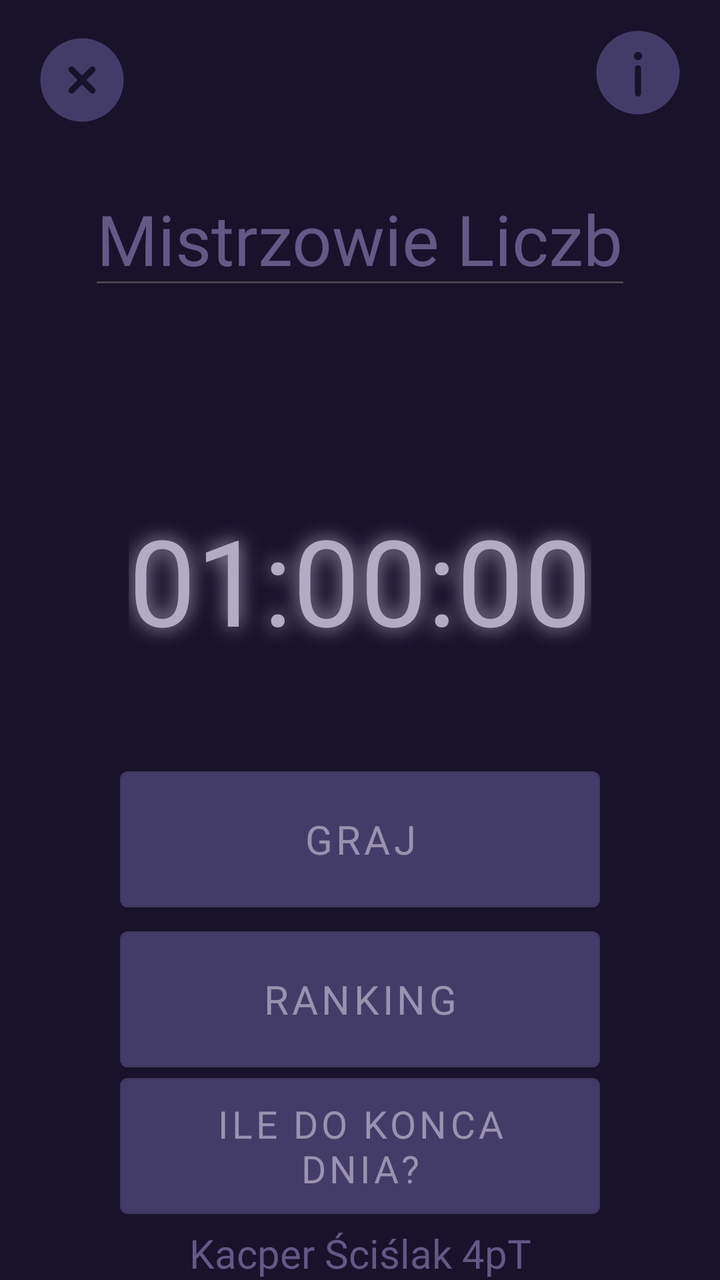
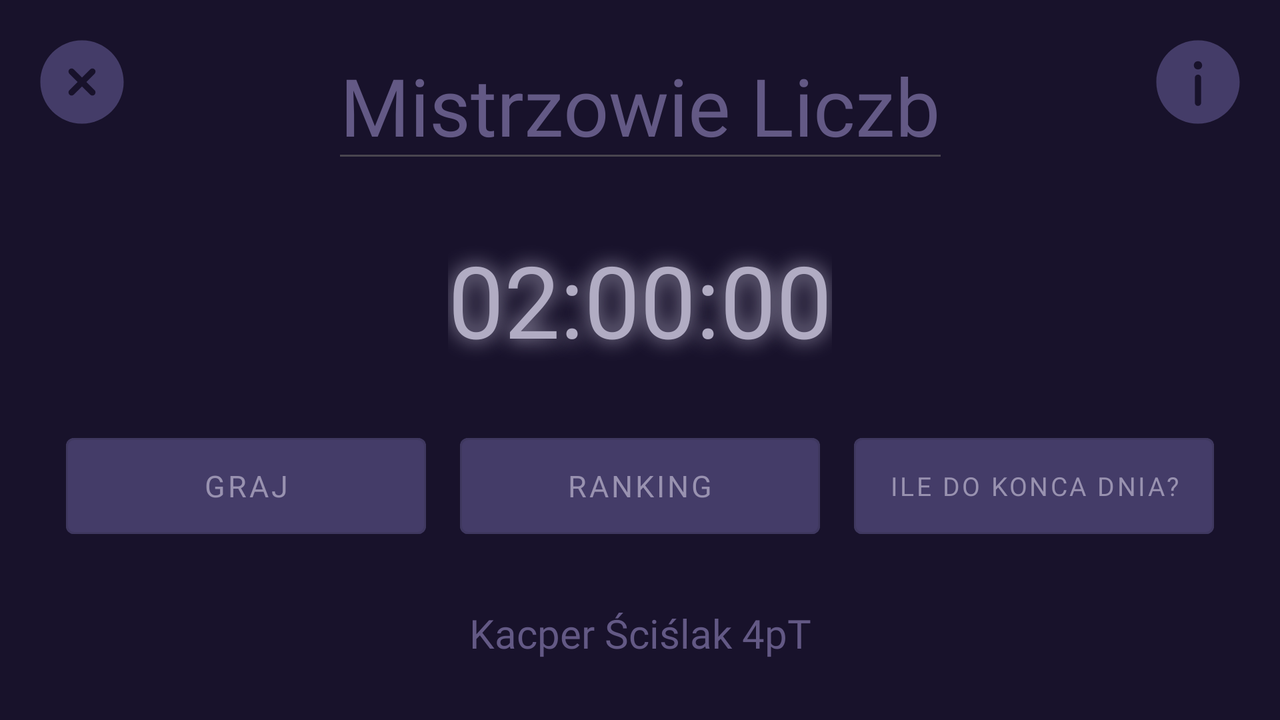

An Android layout and its configuration variant, each rendered on a device that would load it. The default file and the variant file are quoted in full after the pictures.
<!-- AndroidManifest.xml: application theme Theme.Projektgramatematyczna -->
<!-- res/layout/activity_main.xml -->
<?xml version="1.0" encoding="utf-8"?>
<androidx.constraintlayout.widget.ConstraintLayout xmlns:android="http://schemas.android.com/apk/res/android"
    xmlns:app="http://schemas.android.com/apk/res-auto"
    xmlns:tools="http://schemas.android.com/tools"
    android:id="@+id/main"
    android:layout_width="match_parent"
    android:layout_height="match_parent"
    android:background="@color/czwarty_z_palety"
    tools:context=".MainActivity" >


    <ImageButton
        android:id="@+id/zamknij_apke"
        android:layout_width="50dp"
        android:layout_height="50dp"
        android:layout_marginStart="16dp"
        android:layout_marginTop="15dp"
        android:layout_marginBottom="165dp"
        android:pointerIcon="hand"
        android:background="@color/czwarty_z_palety"
        app:layout_constraintBottom_toBottomOf="parent"
        app:layout_constraintEnd_toEndOf="parent"
        app:layout_constraintHorizontal_bias="0.0"
        app:layout_constraintStart_toStartOf="parent"
        app:layout_constraintTop_toTopOf="parent"
        app:layout_constraintVertical_bias="0.0"
        app:tint="@color/drugi_z_palety"
        app:srcCompat="@drawable/zamknij_apke" />

    <ImageButton
        android:id="@+id/info_gra"
        android:layout_width="50dp"
        android:layout_height="50dp"
        android:layout_marginEnd="16dp"
        android:pointerIcon="hand"
        android:background="@color/czwarty_z_palety"
        app:layout_constraintBottom_toBottomOf="parent"
        app:layout_constraintEnd_toEndOf="parent"
        app:layout_constraintHorizontal_bias="1.0"
        app:layout_constraintStart_toEndOf="@+id/zamknij_apke"
        app:layout_constraintTop_toTopOf="parent"
        app:layout_constraintVertical_bias="0.019"
        app:srcCompat="@drawable/info_o_grze"
        app:tint="@color/drugi_z_palety" />

    <TextView
        android:id="@+id/textView2"
        android:layout_width="wrap_content"
        android:layout_height="wrap_content"
        android:text="Mistrzowie Liczb"
        android:layout_marginTop="20dp"
        android:textSize="35dp"
        android:fontFamily="@font/nexium_regular"
        android:textColor="@color/pierwszy_z_palety"
        app:layout_constraintEnd_toStartOf="@id/guideline3"
        app:layout_constraintStart_toStartOf="@id/guideline"
        app:layout_constraintTop_toBottomOf="@id/guideline2"
        app:layout_constraintWidth_percent="50"
        style="@style/Widget.AppCompat.Light.AutoCompleteTextView"/>

    <androidx.constraintlayout.widget.Guideline
        android:id="@+id/guideline"
        android:layout_width="wrap_content"
        android:layout_height="wrap_content"
        android:orientation="vertical"
        app:layout_constraintGuide_begin="16dp"/>

    <androidx.constraintlayout.widget.Guideline
        android:id="@+id/guideline2"
        android:layout_width="wrap_content"
        android:layout_height="wrap_content"
        android:orientation="horizontal"
        app:layout_constraintGuide_begin="66dp" />

    <androidx.constraintlayout.widget.Guideline
        android:id="@+id/guideline3"
        android:layout_width="wrap_content"
        android:layout_height="wrap_content"
        android:orientation="vertical"
        app:layout_constraintGuide_end="16dp" />

    <TextClock
        android:id="@+id/textViewCzas"
        android:layout_width="wrap_content"
        android:layout_height="wrap_content"
        android:textSize="60sp"
        android:text=""
        android:fontFamily="@font/digital_7_mono"
        android:format12Hour="HH:mm:ss"
        android:format24Hour="HH:mm:ss"
        android:timeZone="GMT+1"
        android:textColor="@color/kolor_napisow"
        android:shadowColor="@color/kolor_napisow"
        android:shadowDx="0"
        android:shadowDy="0"
        android:shadowRadius="25"
        android:layout_marginTop="100dp"
        app:layout_constraintTop_toBottomOf="@id/textView2"
        app:layout_constraintStart_toStartOf="@id/guideline"
        app:layout_constraintEnd_toEndOf="@id/guideline3"
        app:layout_constraintBottom_toTopOf="@id/przycisk_graj"/>

    <Button
        style="@style/Widget.MaterialComponents.Button.OutlinedButton"
        android:id="@+id/przycisk_graj"
        android:layout_width="240dp"
        android:layout_height="80dp"
        android:text="GRAJ"
        android:textSize="20dp"
        android:layout_marginTop="50dp"
        android:pointerIcon="hand"
        android:textColor="@color/tekst_przyciskow_glowna"
        android:backgroundTint="@color/drugi_z_palety"
        android:fontFamily="@font/corva_round"
        app:layout_constraintEnd_toStartOf="@+id/guideline3"
        app:layout_constraintStart_toStartOf="@+id/guideline"
        app:layout_constraintTop_toBottomOf="@+id/textViewCzas"
        app:layout_constraintBottom_toTopOf="@id/przycisk_ranking"/>

    <Button
        android:id="@+id/przycisk_ranking"
        style="@style/Widget.MaterialComponents.Button.OutlinedButton"
        android:layout_width="240dp"
        android:layout_height="80dp"
        android:backgroundTint="@color/drugi_z_palety"
        android:fontFamily="@font/corva_round"
        android:pointerIcon="hand"
        android:text="RANKING"
        android:textColor="@color/tekst_przyciskow_glowna"
        android:textSize="20dp"
        app:layout_constraintEnd_toStartOf="@+id/guideline3"
        app:layout_constraintStart_toStartOf="@+id/guideline"
        app:layout_constraintTop_toBottomOf="@+id/przycisk_graj"
        app:layout_constraintBottom_toTopOf="@id/przycisk_ileDoKonca"/>
    <Button
        android:id="@+id/przycisk_ileDoKonca"
        style="@style/Widget.MaterialComponents.Button.OutlinedButton"
        android:layout_width="240dp"
        android:layout_height="80dp"
        android:backgroundTint="@color/drugi_z_palety"
        android:fontFamily="@font/corva_round"
        android:pointerIcon="hand"
        android:text="Ile do konca dnia?"
        android:textColor="@color/tekst_przyciskow_glowna"
        android:textSize="19dp"
        app:layout_constraintEnd_toStartOf="@+id/guideline3"
        app:layout_constraintStart_toStartOf="@+id/guideline"
        app:layout_constraintTop_toBottomOf="@+id/przycisk_graj"
        app:layout_constraintBottom_toTopOf="@id/autor"/>

    <TextView
        android:id="@+id/autor"
        android:layout_width="wrap_content"
        android:layout_height="wrap_content"
        android:fontFamily="@font/bambuchinnox"
        android:text="Kacper Ściślak 4pT"
        android:textColor="@color/pierwszy_z_palety"
        android:textSize="20dp"
        app:layout_constraintTop_toBottomOf="@id/przycisk_ileDoKonca"
        app:layout_constraintBottom_toBottomOf="parent"
        app:layout_constraintEnd_toStartOf="@+id/guideline3"
        app:layout_constraintStart_toStartOf="@+id/guideline" />

</androidx.constraintlayout.widget.ConstraintLayout>
<!-- resources referenced by this layout -->
<resources>
  <color name="czwarty_z_palety">#18122B</color>
  <color name="drugi_z_palety">#443C68</color>
  <color name="kolor_napisow">#b1acc3</color>
  <color name="pierwszy_z_palety">#635985</color>
  <color name="tekst_przyciskow_glowna">#9992b0</color>
  <!-- drawable info_o_grze (drawable) -->
  <vector xmlns:android="http://schemas.android.com/apk/res/android" android:height="50dp" android:viewportHeight="24" android:viewportWidth="24" android:width="50dp">
        
      <path android:fillColor="#1C274C" android:fillType="evenOdd" android:pathData="M22,12C22,17.523 17.523,22 12,22C6.477,22 2,17.523 2,12C2,6.477 6.477,2 12,2C17.523,2 22,6.477 22,12ZM12,17.75C12.414,17.75 12.75,17.414 12.75,17V11C12.75,10.586 12.414,10.25 12,10.25C11.586,10.25 11.25,10.586 11.25,11V17C11.25,17.414 11.586,17.75 12,17.75ZM12,7C12.552,7 13,7.448 13,8C13,8.552 12.552,9 12,9C11.448,9 11,8.552 11,8C11,7.448 11.448,7 12,7Z"/>
      
  </vector>
  <!-- drawable zamknij_apke (drawable) -->
  <vector xmlns:android="http://schemas.android.com/apk/res/android" android:height="50dp" android:viewportHeight="24" android:viewportWidth="24" android:width="50dp">
        
      <path android:fillColor="#1C274C" android:fillType="evenOdd" android:pathData="M22,12C22,17.523 17.523,22 12,22C6.477,22 2,17.523 2,12C2,6.477 6.477,2 12,2C17.523,2 22,6.477 22,12ZM8.97,8.97C9.263,8.677 9.737,8.677 10.03,8.97L12,10.939L13.97,8.97C14.262,8.677 14.737,8.677 15.03,8.97C15.323,9.263 15.323,9.737 15.03,10.03L13.061,12L15.03,13.97C15.323,14.262 15.323,14.737 15.03,15.03C14.737,15.323 14.262,15.323 13.97,15.03L12,13.061L10.03,15.03C9.737,15.323 9.263,15.323 8.97,15.03C8.677,14.737 8.677,14.262 8.97,13.97L10.939,12L8.97,10.03C8.677,9.737 8.677,9.263 8.97,8.97Z"/>
      
  </vector>
  <!-- from res/values-v23/ -->
  <style name="Theme.Projektgramatematyczna" parent="Base.Theme.Projektgramatematyczna">
      
      <item name="android:navigationBarColor">@android:color/transparent</item>
      <item name="android:statusBarColor">@android:color/transparent</item>
      <item name="android:windowLightStatusBar">?attr/isLightTheme</item>
    </style>
  <style name="Base.Theme.Projektgramatematyczna" parent="Theme.Material3.DayNight.NoActionBar">
          
          
      </style>
</resources>
<!-- res/layout-land/activity_main.xml (the repository's variant of the layout above) -->
<!-- drawn on the phone turned sideways -->
<?xml version="1.0" encoding="utf-8"?>
<androidx.constraintlayout.widget.ConstraintLayout xmlns:android="http://schemas.android.com/apk/res/android"
    xmlns:app="http://schemas.android.com/apk/res-auto"
    xmlns:tools="http://schemas.android.com/tools"
    android:id="@+id/main"
    android:layout_width="match_parent"
    android:layout_height="match_parent"
    android:background="@color/czwarty_z_palety"
    tools:context=".MainActivity" >


    <ImageButton
        android:id="@+id/zamknij_apke"
        android:layout_width="50dp"
        android:layout_height="50dp"
        android:layout_marginStart="16dp"
        android:layout_marginTop="16dp"
        android:layout_marginBottom="165dp"
        android:background="@color/czwarty_z_palety"
        android:pointerIcon="hand"
        app:layout_constraintBottom_toBottomOf="parent"
        app:layout_constraintEnd_toEndOf="parent"
        app:layout_constraintHorizontal_bias="0.0"
        app:layout_constraintStart_toStartOf="parent"
        app:layout_constraintTop_toTopOf="parent"
        app:layout_constraintVertical_bias="0.0"
        app:srcCompat="@drawable/zamknij_apke"
        app:tint="@color/drugi_z_palety" />

    <ImageButton
        android:id="@+id/info_gra"
        android:layout_width="50dp"
        android:layout_height="50dp"
        android:layout_marginTop="16dp"
        android:layout_marginEnd="16dp"
        android:background="@color/czwarty_z_palety"
        android:pointerIcon="hand"
        app:layout_constraintBottom_toBottomOf="parent"
        app:layout_constraintEnd_toEndOf="parent"
        app:layout_constraintHorizontal_bias="1.0"
        app:layout_constraintStart_toStartOf="parent"
        app:layout_constraintTop_toTopOf="parent"
        app:layout_constraintVertical_bias="0.0"
        app:srcCompat="@drawable/info_o_grze"
        app:tint="@color/drugi_z_palety" />

    <TextView
        android:id="@+id/textView2"
        android:layout_width="wrap_content"
        android:layout_height="wrap_content"
        android:text="Mistrzowie Liczb"
        android:textSize="40dp"
        android:fontFamily="@font/nexium_regular"
        android:textColor="@color/pierwszy_z_palety"
        app:layout_constraintEnd_toStartOf="@id/info_gra"
        app:layout_constraintStart_toEndOf="@id/zamknij_apke"
        app:layout_constraintTop_toBottomOf="@id/guideline2"
        app:layout_constraintWidth_percent="50"
        style="@style/Widget.AppCompat.Light.AutoCompleteTextView"/>

    <androidx.constraintlayout.widget.Guideline
        android:id="@+id/guideline"
        android:layout_width="wrap_content"
        android:layout_height="wrap_content"
        android:orientation="vertical"
        app:layout_constraintGuide_begin="16dp"/>

    <androidx.constraintlayout.widget.Guideline
        android:id="@+id/guideline2"
        android:layout_width="wrap_content"
        android:layout_height="wrap_content"
        android:orientation="horizontal"
        app:layout_constraintGuide_begin="16dp" />

    <androidx.constraintlayout.widget.Guideline
        android:id="@+id/guideline3"
        android:layout_width="wrap_content"
        android:layout_height="wrap_content"
        android:orientation="vertical"
        app:layout_constraintGuide_end="16dp" />

    <TextClock
        android:id="@+id/textViewCzas"
        android:layout_width="wrap_content"
        android:layout_height="wrap_content"
        android:textSize="50sp"
        android:text=""
        android:fontFamily="@font/digital_7_mono"
        android:format12Hour="HH:mm:ss"
        android:format24Hour="HH:mm:ss"
        android:timeZone="GMT+2"
        android:textColor="@color/kolor_napisow"
        android:shadowColor="@color/kolor_napisow"
        android:shadowDx="0"
        android:shadowDy="0"
        android:shadowRadius="25"
        app:layout_constraintTop_toBottomOf="@id/textView2"
        app:layout_constraintStart_toStartOf="@id/guideline"
        app:layout_constraintEnd_toEndOf="@id/guideline3"
        app:layout_constraintBottom_toTopOf="@id/przycisk_graj"/>

    <Button
        style="@style/Widget.MaterialComponents.Button.OutlinedButton"
        android:id="@+id/przycisk_graj"
        android:layout_width="180dp"
        android:layout_height="60dp"
        android:text="GRAJ"
        android:textSize="15sp"
        android:pointerIcon="hand"
        android:textColor="@color/tekst_przyciskow_glowna"
        android:backgroundTint="@color/drugi_z_palety"
        android:fontFamily="@font/corva_round"
        app:layout_constraintEnd_toStartOf="@+id/przycisk_ranking"
        app:layout_constraintStart_toStartOf="@+id/guideline"
        app:layout_constraintTop_toBottomOf="@+id/textViewCzas"
        app:layout_constraintBottom_toTopOf="@id/autor"/>

    <Button
        android:id="@+id/przycisk_ranking"
        style="@style/Widget.MaterialComponents.Button.OutlinedButton"
        android:layout_width="180dp"
        android:layout_height="60dp"
        android:backgroundTint="@color/drugi_z_palety"
        android:fontFamily="@font/corva_round"
        android:pointerIcon="hand"
        android:text="RANKING"
        android:textColor="@color/tekst_przyciskow_glowna"
        android:textSize="15sp"
        app:layout_constraintEnd_toStartOf="@id/przycisk_ileDoKonca"
        app:layout_constraintStart_toEndOf="@id/przycisk_graj"
        app:layout_constraintTop_toBottomOf="@+id/textViewCzas"
        app:layout_constraintBottom_toTopOf="@id/autor"/>
    <Button
        android:id="@+id/przycisk_ileDoKonca"
        style="@style/Widget.MaterialComponents.Button.OutlinedButton"
        android:layout_width="180dp"
        android:layout_height="60dp"
        android:backgroundTint="@color/drugi_z_palety"
        android:fontFamily="@font/corva_round"
        android:pointerIcon="hand"
        android:text="Ile do konca dnia?"
        android:textColor="@color/tekst_przyciskow_glowna"
        android:textSize="13sp"
        app:layout_constraintEnd_toEndOf="@+id/guideline3"
        app:layout_constraintStart_toEndOf="@+id/przycisk_ranking"
        app:layout_constraintTop_toBottomOf="@+id/textViewCzas"
        app:layout_constraintBottom_toTopOf="@id/autor"/>

    <TextView
        android:id="@+id/autor"
        android:layout_width="wrap_content"
        android:layout_height="wrap_content"
        android:fontFamily="@font/bambuchinnox"
        android:text="Kacper Ściślak 4pT"
        android:textColor="@color/pierwszy_z_palety"
        android:textSize="20dp"
        app:layout_constraintBottom_toBottomOf="parent"
        app:layout_constraintEnd_toStartOf="@+id/guideline3"
        app:layout_constraintStart_toStartOf="@+id/guideline"
        app:layout_constraintTop_toBottomOf="@id/przycisk_ranking"/>

</androidx.constraintlayout.widget.ConstraintLayout>
